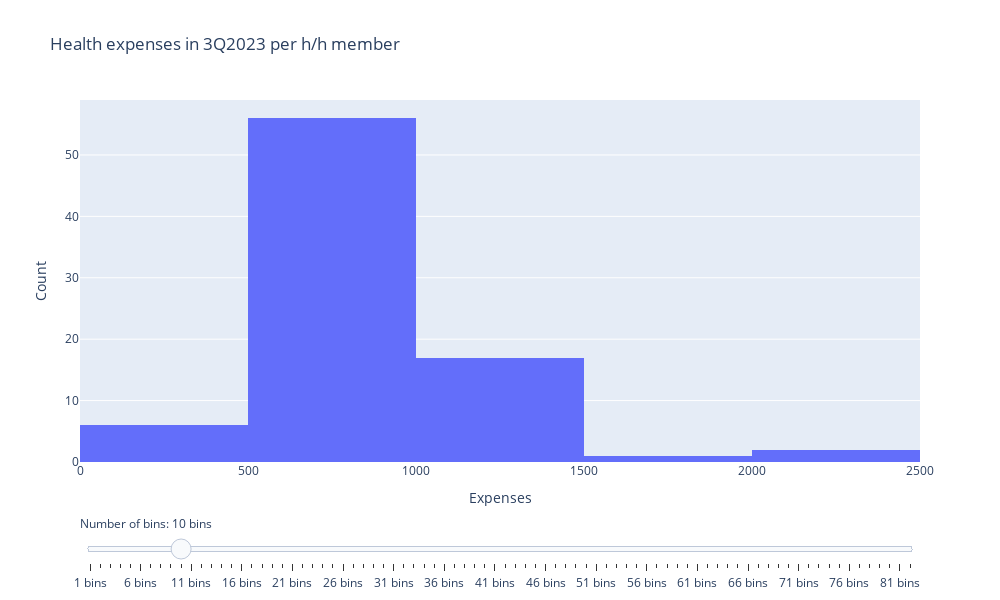

Here is the notebook cell this chart was saved with:
### Code cell
import plotly.graph_objects as go
import numpy as np
import plotly.express as px

def plot_hist(data=pd.Series):

    # Sample data (replace this with your actual data)

    # Define the start number of bins
    start_bins = 10

    # Create the histogram with a starting number of bins
    fig = go.Figure()

    # Add histogram trace
    fig.add_trace(go.Histogram(x=data, nbinsx=start_bins))

    # Define the slider steps
    slider_steps = [
        dict(
            method="update",
            args=[{"nbinsx": [bins]}],
            label=f"{bins} bins"
        )
        for bins in range(1, 83)
    ]

    # Update the layout to include a slider
    fig.update_layout(
        title_text='Health expenses in 3Q2023 per h/h member',
        xaxis_title_text='Expenses',
        yaxis_title_text='Count',
        sliders=[{
            "active": start_bins - 1,
            "currentvalue": {"prefix": "Number of bins: "},
            "pad": {"t": 50},
            "steps": slider_steps
        }],
        height=600,
        width=1000
    )

    # Display the plot
    fig.show()


plot_hist(data.health_3q2023)

### Figure 1 — Plotly figure (JSON) as saved in the notebook; plotly's stock layout.template omitted (floating-point values rounded to 4 significant figures)
{"data": [{"nbinsx": 10, "type": "histogram", "x": [756.0, 604.6, 897.6, 973.4, 1209.0, 1163.0, 873.9, 740.4, 996.8, 1342.0, 997.5, 813.4, 897.8, 737.8, 795.5, 769.8, 995.3, 1110.0, 980.9, 950.2, 844.8, 984.5, 549.2, 980.0, 1294.0, 1057.0, 1316.0, 697.8, 708.3, 621.2, 578.3, 2250.0, 607.6, 1145.0, 941.1, 578.5, 261.1, 205.3, 327.2, 988.3, 525.0, 229.4, 851.4, 896.8, 720.2, 896.0, 1192.0, 1231.0, 739.5, 1099.0, 933.5, 1034.0, 857.1, 853.4, 594.9, 779.6, 886.9, 773.8, 1222.0, 1201.0, 902.6, 604.2, 277.1, 710.6, 664.2, 691.0, 1175.0, 825.7, 940.9, 693.9, 2194.0, 303.9, 987.9, 740.8, 929.3, 965.1, 1798.0, 860.6, 1004.0, 1420.0, 975.0, 760.6]}], "layout": {"height": 600, "sliders": [{"active": 9, "currentvalue": {"prefix": "Number of bins: "}, "pad": {"t": 50}, "steps": [{"args": [{"nbinsx": [1]}], "label": "1 bins", "method": "update"}, {"args": [{"nbinsx": [2]}], "label": "2 bins", "method": "update"}, {"args": [{"nbinsx": [3]}], "label": "3 bins", "method": "update"}, {"args": [{"nbinsx": [4]}], "label": "4 bins", "method": "update"}, {"args": [{"nbinsx": [5]}], "label": "5 bins", "method": "update"}, {"args": [{"nbinsx": [6]}], "label": "6 bins", "method": "update"}, {"args": [{"nbinsx": [7]}], "label": "7 bins", "method": "update"}, {"args": [{"nbinsx": [8]}], "label": "8 bins", "method": "update"}, {"args": [{"nbinsx": [9]}], "label": "9 bins", "method": "update"}, {"args": [{"nbinsx": [10]}], "label": "10 bins", "method": "update"}, {"args": [{"nbinsx": [11]}], "label": "11 bins", "method": "update"}, {"args": [{"nbinsx": [12]}], "label": "12 bins", "method": "update"}, {"args": [{"nbinsx": [13]}], "label": "13 bins", "method": "update"}, {"args": [{"nbinsx": [14]}], "label": "14 bins", "method": "update"}, {"args": [{"nbinsx": [15]}], "label": "15 bins", "method": "update"}, {"args": [{"nbinsx": [16]}], "label": "16 bins", "method": "update"}, {"args": [{"nbinsx": [17]}], "label": "17 bins", "method": "update"}, {"args": [{"nbinsx": [18]}], "label": "18 bins", "method": "update"}, {"args": [{"nbinsx": [19]}], "label": "19 bins", "method": "update"}, {"args": [{"nbinsx": [20]}], "label": "20 bins", "method": "update"}, {"args": [{"nbinsx": [21]}], "label": "21 bins", "method": "update"}, {"args": [{"nbinsx": [22]}], "label": "22 bins", "method": "update"}, {"args": [{"nbinsx": [23]}], "label": "23 bins", "method": "update"}, {"args": [{"nbinsx": [24]}], "label": "24 bins", "method": "update"}, {"args": [{"nbinsx": [25]}], "label": "25 bins", "method": "update"}, {"args": [{"nbinsx": [26]}], "label": "26 bins", "method": "update"}, {"args": [{"nbinsx": [27]}], "label": "27 bins", "method": "update"}, {"args": [{"nbinsx": [28]}], "label": "28 bins", "method": "update"}, {"args": [{"nbinsx": [29]}], "label": "29 bins", "method": "update"}, {"args": [{"nbinsx": [30]}], "label": "30 bins", "method": "update"}, {"args": [{"nbinsx": [31]}], "label": "31 bins", "method": "update"}, {"args": [{"nbinsx": [32]}], "label": "32 bins", "method": "update"}, {"args": [{"nbinsx": [33]}], "label": "33 bins", "method": "update"}, {"args": [{"nbinsx": [34]}], "label": "34 bins", "method": "update"}, {"args": [{"nbinsx": [35]}], "label": "35 bins", "method": "update"}, {"args": [{"nbinsx": [36]}], "label": "36 bins", "method": "update"}, {"args": [{"nbinsx": [37]}], "label": "37 bins", "method": "update"}, {"args": [{"nbinsx": [38]}], "label": "38 bins", "method": "update"}, {"args": [{"nbinsx": [39]}], "label": "39 bins", "method": "update"}, {"args": [{"nbinsx": [40]}], "label": "40 bins", "method": "update"}, {"args": [{"nbinsx": [41]}], "label": "41 bins", "method": "update"}, {"args": [{"nbinsx": [42]}], "label": "42 bins", "method": "update"}, {"args": [{"nbinsx": [43]}], "label": "43 bins", "method": "update"}, {"args": [{"nbinsx": [44]}], "label": "44 bins", "method": "update"}, {"args": [{"nbinsx": [45]}], "label": "45 bins", "method": "update"}, {"args": [{"nbinsx": [46]}], "label": "46 bins", "method": "update"}, {"args": [{"nbinsx": [47]}], "label": "47 bins", "method": "update"}, {"args": [{"nbinsx": [48]}], "label": "48 bins", "method": "update"}, {"args": [{"nbinsx": [49]}], "label": "49 bins", "method": "update"}, {"args": [{"nbinsx": [50]}], "label": "50 bins", "method": "update"}, {"args": [{"nbinsx": [51]}], "label": "51 bins", "method": "update"}, {"args": [{"nbinsx": [52]}], "label": "52 bins", "method": "update"}, {"args": [{"nbinsx": [53]}], "label": "53 bins", "method": "update"}, {"args": [{"nbinsx": [54]}], "label": "54 bins", "method": "update"}, {"args": [{"nbinsx": [55]}], "label": "55 bins", "method": "update"}, {"args": [{"nbinsx": [56]}], "label": "56 bins", "method": "update"}, {"args": [{"nbinsx": [57]}], "label": "57 bins", "method": "update"}, {"args": [{"nbinsx": [58]}], "label": "58 bins", "method": "update"}, {"args": [{"nbinsx": [59]}], "label": "59 bins", "method": "update"}, {"args": [{"nbinsx": [60]}], "label": "60 bins", "method": "update"}, {"args": [{"nbinsx": [61]}], "label": "61 bins", "method": "update"}, {"args": [{"nbinsx": [62]}], "label": "62 bins", "method": "update"}, {"args": [{"nbinsx": [63]}], "label": "63 bins", "method": "update"}, {"args": [{"nbinsx": [64]}], "label": "64 bins", "method": "update"}, {"args": [{"nbinsx": [65]}], "label": "65 bins", "method": "update"}, {"args": [{"nbinsx": [66]}], "label": "66 bins", "method": "update"}, {"args": [{"nbinsx": [67]}], "label": "67 bins", "method": "update"}, {"args": [{"nbinsx": [68]}], "label": "68 bins", "method": "update"}, {"args": [{"nbinsx": [69]}], "label": "69 bins", "method": "update"}, {"args": [{"nbinsx": [70]}], "label": "70 bins", "method": "update"}, {"args": [{"nbinsx": [71]}], "label": "71 bins", "method": "update"}, {"args": [{"nbinsx": [72]}], "label": "72 bins", "method": "update"}, {"args": [{"nbinsx": [73]}], "label": "73 bins", "method": "update"}, {"args": [{"nbinsx": [74]}], "label": "74 bins", "method": "update"}, {"args": [{"nbinsx": [75]}], "label": "75 bins", "method": "update"}, {"args": [{"nbinsx": [76]}], "label": "76 bins", "method": "update"}, {"args": [{"nbinsx": [77]}], "label": "77 bins", "method": "update"}, {"args": [{"nbinsx": [78]}], "label": "78 bins", "method": "update"}, {"args": [{"nbinsx": [79]}], "label": "79 bins", "method": "update"}, {"args": [{"nbinsx": [80]}], "label": "80 bins", "method": "update"}, {"args": [{"nbinsx": [81]}], "label": "81 bins", "method": "update"}, {"args": [{"nbinsx": [82]}], "label": "82 bins", "method": "update"}]}], "title": {"text": "Health expenses in 3Q2023 per h/h member"}, "width": 1000, "xaxis": {"title": {"text": "Expenses"}}, "yaxis": {"title": {"text": "Count"}}}}
